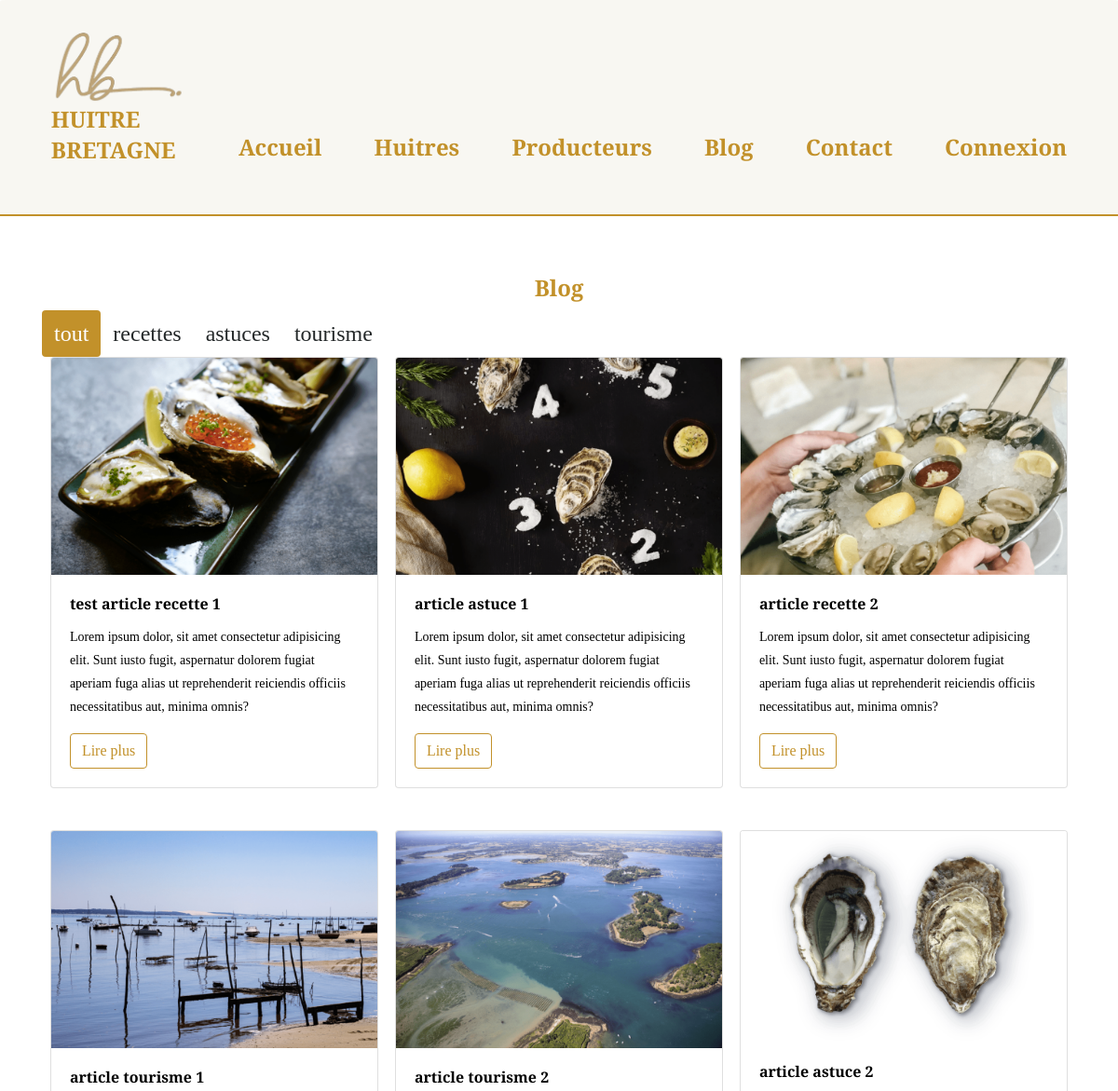
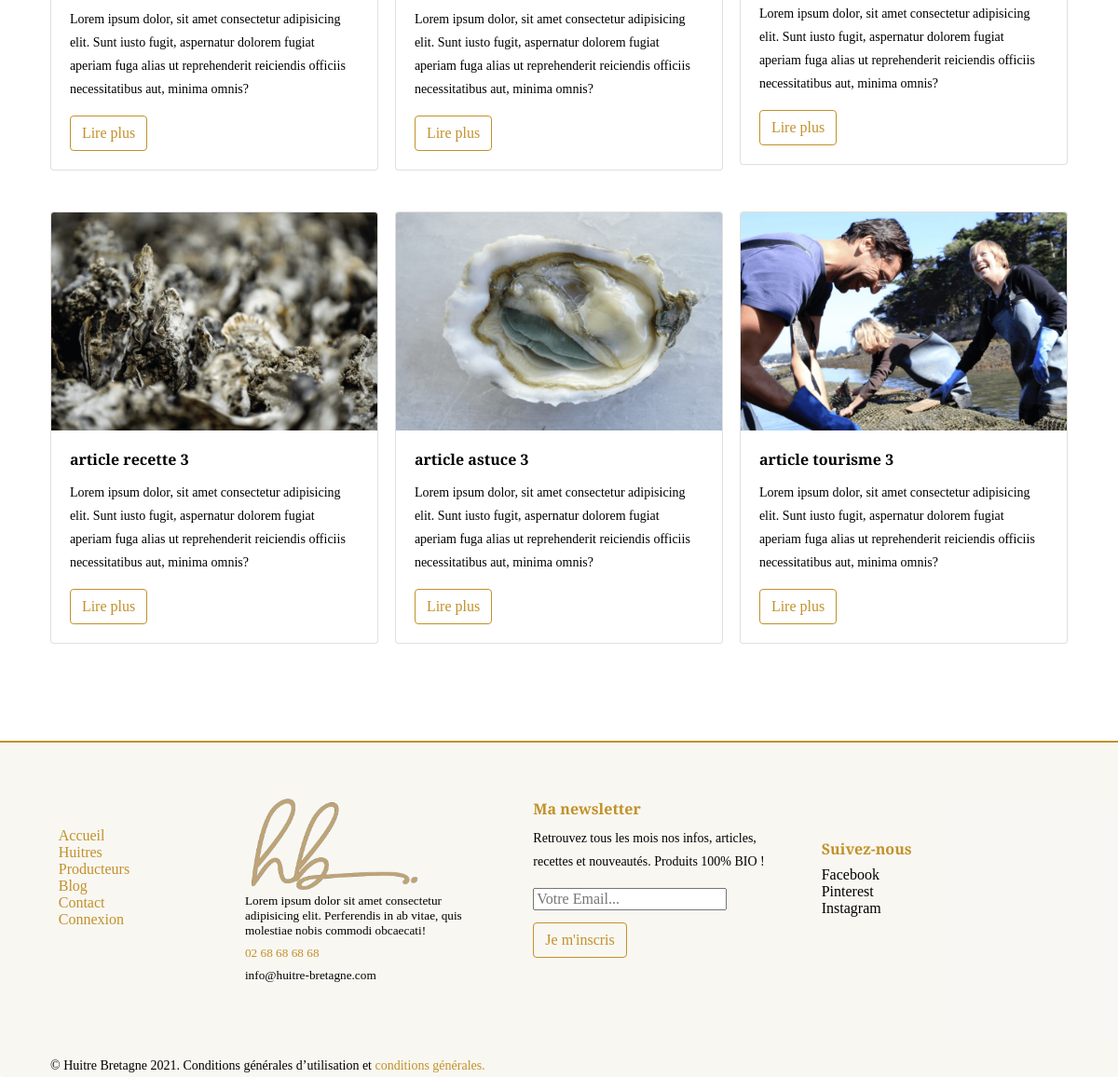
Page /index.php?action=blog on the committed database (2 pictures, top to bottom).
### tables this page shows
CREATE TABLE IF NOT EXISTS `articles` (
  `id` bigint(20) unsigned NOT NULL AUTO_INCREMENT,
  `title` longtext,
  `content` longtext,
  `alt` longtext,
  `img` longtext,
  `category` longtext,
  PRIMARY KEY (`id`)
);

### app/Controllers/Front/FrontController.php (called while the page is built, shortened)
<?php
class FrontController{
function blog(){
    $articles = new \Project\Models\ArticleManager();
    $allArticles = $articles->getArticles();
    require 'app/views/front/blog.php';
}
    }

### app/Models/ArticleManager.php (called while the page is built, shortened)
<?php
class ArticleManager extends Manager{
    public function getArticles(){
        $bdd = $this->bdConnect();
        $req = $bdd->query('SELECT id,title,category,content,alt,img  FROM articles');
        return $req;
    }
}

### app/views/front/blog.php (the view, shortened to what this page needs)
<section class="blog">
    <h1 class="text-center">Blog</h1>
    <header id="headerblog">
            <nav id="nav-categories" class="nav nav-category">
                <button class="btn active" onclick="filter('tout')" id="tout"> tout</button>
                <button class="btn" onclick="filter('recettes')" id="recettes"> recettes</button>
                <button class="btn" onclick="filter('astuces')" id="astuces"> astuces</button>
                <button class="btn" onclick="filter('tourisme')" id="tourisme"> tourisme</button>
            </nav>
    </header>
    <div class="flex-wrapper">
        <?php foreach($allArticles as $allArticle){?>
        <div class="<?=htmlspecialchars($allArticle['category']) ?> blogArticle flex-1-item-perline-s flex-1-item-perline-m flex-3-item-perline-l">
        <article class="case">
                <div class="case-img-container">
                    <img class="case-img-top" src="<?=htmlspecialchars($allArticle['img']) ?>"
                        alt="<?=htmlspecialchars($allArticle['title']) ?>">
                </div>
                <div class="case-body">
                    <h4 class="case-title"><?=htmlspecialchars($allArticle['title']) ?></h4>
                    <p class="case-text"><?=htmlspecialchars($allArticle['content']) ?> </p>
                    <a href="index.php?action=article&id=<?= $allArticle['id'] ?>"
                        class="btn">Lire plus</a>
                </div>
            </article>
        </div>
        <?php } ?>
    </div>
</section>
<?php require 'templates/template.php'; ?>

### app/public/front/css/style.css (style rules this page uses)
html, body, div, span, applet, object, iframe, h1, h2, h3, h4, h5, h6, p, blockquote, div pre, a, abbr, acronym, address, big, cite, code, del, dfn, em, font, img, ins, kbd, q, s, samp, small, strike, strong, sub, sup, tt, var, b, u, i, center, dl, dt, dd, ol, ul, li, figure, header, nav, section, article, aside, footer, figcaption { margin: 0; padding: 0; border: 0; outline: 0; }
header, nav, section, article, aside, footer, hgroup { display: block; }
* { box-sizing: border-box; }
html, body { font-family: "Cormorant Garamond", serif; font-weight: 400; font-size: 16px; background-color: #fff; -ms-text-size-adjust: 100%; -webkit-font-smoothing: antialiased; -moz-osx-font-smoothing: grayscale; }
a { text-decoration: none; }
h1, h2, h3, h4, h5, h6 { margin-top: 0; margin-bottom: 0.5rem; }
p { margin-top: 0; margin-bottom: 1rem; font-size: 14px; line-height: 25px; }
img { vertical-align: middle; border-style: none; }
button { border-radius: 0.25rem; -webkit-border-radius: 0.25rem; -moz-border-radius: 0.25rem; -ms-border-radius: 0.25rem; -o-border-radius: 0.25rem; }
button, [type=button], [type=submit] { appearance: button; cursor: pointer; }
input, button, select, textarea { margin: 0; font-family: inherit; font-size: inherit; line-height: inherit; }
.flex-wrapper { display: flex; flex-wrap: wrap; }
.flex-wrapper > * { padding-left: 0.8%; padding-right: 0.8%; padding-bottom: 4%; }
@media screen and (min-width: 768px) { .flex-1-item-perline-m { flex: 0 0 92%; max-width: 92%; } }
@media screen and (min-width: 992px) { .flex-3-item-perline-l { flex: 0 0 33.333333%; max-width: 33.333333%; } }
.btn { display: inline-block; font-weight: 400; color: #242829; text-align: center; vertical-align: middle; cursor: pointer; user-select: none; background-color: transparent; border: 1px solid transparent; padding: 0.375rem 0.75rem; font-size: 1rem; line-height: 1.5; border-radius: 0.25rem; transition: color 0.15s ease-in-out, background-color 0.15s ease-in-out, border-color 0.15s ease-in-out, box-shadow 0.15s ease-in-out; }
.nav { display: flex; flex-wrap: wrap; padding-left: 0; margin-bottom: 0; list-style: none; }
.case { position: relative; display: flex; flex-direction: column; min-width: 0; word-wrap: break-word; background-color: #fff; background-clip: border-box; border: 1px solid rgba(0, 0, 0, 0.125); border-radius: 0.25rem; }
.case-img, .case-img-top, .case-img-bottom, .case-img-container { flex-shrink: 0; width: 100%; }
.case-img-container { height: auto; overflow: hidden; }
.case-img, .case-img-top { border-top-left-radius: calc(0.25rem - 1px); border-top-right-radius: calc(0.25rem - 1px); }
.case-body { -ms-flex: 1 1 auto; flex: 1 1 auto; min-height: 1px; padding: 1.25rem; }
.case-title { margin-bottom: 0.75rem; }
.text-center { text-align: center; }
h1 { color: #c2912a; margin-bottom: 0.5rem; }
.blog .nav-category .btn { font-size: 1.5rem; }
.blog .nav-category button.active { color: white; background-color: #c2912a; border-color: transparent; }
.blog article .btn { border: 1px solid #c2912a; color: #c2912a; }

### rows in the picture
articles: img (picture), title "test article recette 1", content "Lorem ipsum dolor, sit amet consectetur adipisicing elit. Sunt iusto fugit, aspernatur dolorem fugiat aperiam fuga alias ut reprehenderit reiciendis officiis necessitatibus aut, minima omnis?"
articles: img (picture), title "article astuce 1", content "Lorem ipsum dolor, sit amet consectetur adipisicing elit. Sunt iusto fugit, aspernatur dolorem fugiat aperiam fuga alias ut reprehenderit reiciendis officiis necessitatibus aut, minima omnis?"
articles: img (picture), title "article recette 2", content "Lorem ipsum dolor, sit amet consectetur adipisicing elit. Sunt iusto fugit, aspernatur dolorem fugiat aperiam fuga alias ut reprehenderit reiciendis officiis necessitatibus aut, minima omnis?"
articles: img (picture), title "article tourisme 1", content "Lorem ipsum dolor, sit amet consectetur adipisicing elit. Sunt iusto fugit, aspernatur dolorem fugiat aperiam fuga alias ut reprehenderit reiciendis officiis necessitatibus aut, minima omnis?"
articles: img (picture), title "article tourisme 2", content "Lorem ipsum dolor, sit amet consectetur adipisicing elit. Sunt iusto fugit, aspernatur dolorem fugiat aperiam fuga alias ut reprehenderit reiciendis officiis necessitatibus aut, minima omnis?"
articles: img (picture), title "article astuce 2", content "Lorem ipsum dolor, sit amet consectetur adipisicing elit. Sunt iusto fugit, aspernatur dolorem fugiat aperiam fuga alias ut reprehenderit reiciendis officiis necessitatibus aut, minima omnis?"
articles: img (picture), title "article recette 3", content "Lorem ipsum dolor, sit amet consectetur adipisicing elit. Sunt iusto fugit, aspernatur dolorem fugiat aperiam fuga alias ut reprehenderit reiciendis officiis necessitatibus aut, minima omnis?"
articles: img (picture), title "article astuce 3", content "Lorem ipsum dolor, sit amet consectetur adipisicing elit. Sunt iusto fugit, aspernatur dolorem fugiat aperiam fuga alias ut reprehenderit reiciendis officiis necessitatibus aut, minima omnis?"
articles: img (picture), title "article tourisme 3", content "Lorem ipsum dolor, sit amet consectetur adipisicing elit. Sunt iusto fugit, aspernatur dolorem fugiat aperiam fuga alias ut reprehenderit reiciendis officiis necessitatibus aut, minima omnis?"
